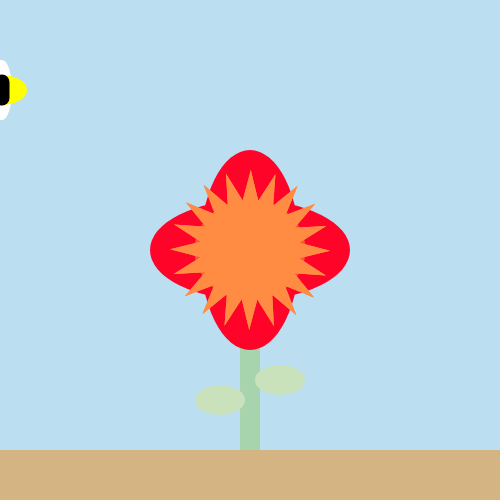
Frame 1 (no input)
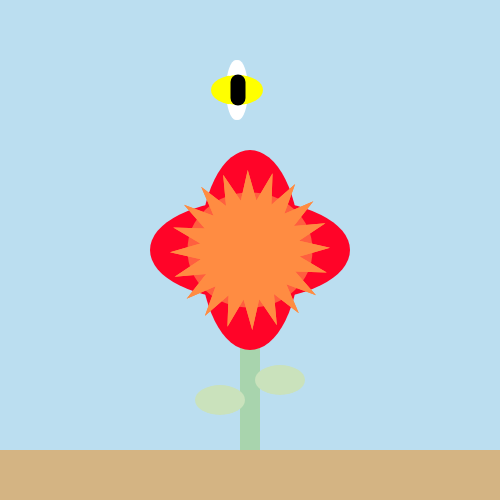
Frame 60 (no input)
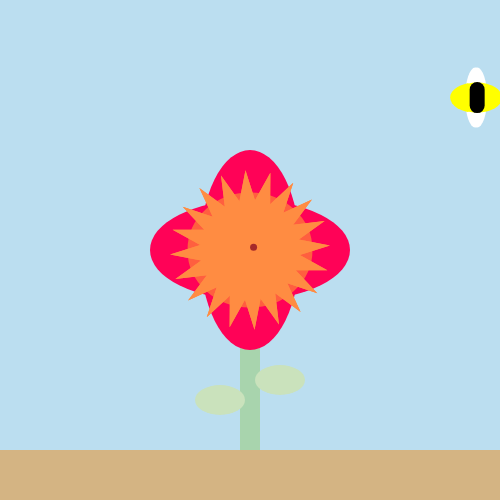
Frame 120 (the mouse pressed at the canvas centre since frame 60)

The p5.js sketch that drew these frames (run headless with seeded random() and noise() and a simulated clock; from frame 60 on, the mouse is pressed at the canvas centre):

// p5.js sketch
// ── sketch.js
var bouncer = 250;
var petalMoves = [];
var buzz = [];
var speed = 2;
var seedPress = [];
var makeRain = [];
var rotation = [];

function setup() {
  createCanvas(500, 500); //Create square canvas to start with
  for (var i = 0; i < 1; i++) {
    petalMoves[i] = new Petal(); //set Petal function to iterate through petalMoves array once
  }
  for (var j = 0; j < 1; j++) {
    buzz[i] = new BumbleBee(); //set BumbleBee function to iterate through buzz array once
  }
  for (var k = 0; k < 2; k++) {
    rotation[k] = new RotateFlower(0, 0, 50, 80, 20);
  }
}

function draw() {
  background('#BBDEF0'); //draws the background

  //moves petals around from -1 through 1
  for (var i = 0; i < petalMoves.length; i++) { //iterates through petal moves array at index of i
    //petalMoves[i].move(); //calls .move function at correct index
    petalMoves[i].display(); //calls .display function at correct index
  }

  for (var q = 0; q < rotation.length; q++) {
    push();
    translate(width*0.5, height*0.5); //sets location of rotating star on canvas based on width / height
    rotate(frameCount / 100.0);
    rotation[q].star(0, 0, 50, 80, 20);
    pop();
  }


  //moves bee around from -1 through 1
  for (var j = 0; j < buzz.length; j++) {
      buzz[i].create();
      buzz[i].beeMoves();
  }

  //moves leaf from middle to bottom and back continuously
  if (bouncer <= 249 || bouncer >= 489) {
    speed *= -1;
  }
  bouncer = bouncer + speed;

  //creates new seed on mouse press
  for (var k = seedPress.length - 1; k >= 0; k--) {
    //stipulates placement of mouse for seeds
    if (mouseX > 200 && mouseX < 300 && mouseY > 200 && mouseY < 300) {
      seedPress[k].update();
      seedPress[k].display();
    }
  }

  //makes moving ellipse on mouse dragged
  for (var g = 0; g < makeRain.length; g++) {
    makeRain[g].move();
    makeRain[g].display();

    if (makeRain.length > 50) {
      makeRain.splice(0, 1);
    }
  }
}

function mousePressed() {
  var s = new Seeds(mouseX, mouseY);

  seedPress.push(s);
}

function mouseDragged() {
  makeRain.push(new Rain(mouseX, mouseY));
}

function Petal() {
  //sets moving variables
  this.a = 300;
  this.b = 200;
  this.c = 250;
  this.d = 100;
  this.e = 110;
  //draws 4 outside petals, stem, and leaf
  this.display = function() {
    //ground
    noStroke();
    fill('#D4B483');
    rect(0, 450, 500, 50);
    //stem
    noStroke();
    fill('#A8d4ad');
    rect(240, 300, 20, 150);
    //leafs
    fill('#CAE2BC');
    ellipse(220, 400, 50, 30); //leaf1
    ellipse(280, 380, 50, 30); //leaf2
    //middle overlapping petals
    fill(255, random(5), random(200));
    frameRate(20);
    ellipse(this.c, this.c, this.b, this.d);
    ellipse(this.c, this.c, this.d, this.b);
    // //sets petal parameters
    // fill('#F3A712');
    // strokeWeight(2);
    // stroke('#FABC3C');
    // //creates petals
    // ellipse(this.b, this.b, this.d, this.d); //left-top circle
    // ellipse(this.a, this.b, this.d, this.d); //right-top circle
    // ellipse(this.b, this.a, this.d, this.d); //left-bottom circle
    // ellipse(this.a, this.a, this.d, this.d); //right-bottom circle
    //sets middle circle parameters
    stroke('#FF5f3F');
    fill('#F55536');
    //creates middle circle
    ellipse(this.c, this.c, this.e, this.d); //middle circle
    //creates bouncing leaf
    //ellipse(bouncer - 50, bouncer, 50, 20); //leaf
  }
  //moves the x and y coordinates (in petals) to move randomly from -1 to 1
  // this.move = function() {
  //   this.a = this.a + random(-1, 1);
  //   this.b = this.b + random(-1, 1);
  // }
}

//creates moving bumble bee
function BumbleBee() {
  //sets moving parameters
  this.beeX = 0;
  this.beeY = 90;
  this.beeSpeed = 2;

  this.create = function() {
    //sets bee parameters
    noStroke();
    fill('white');
    ellipse(this.beeX, this.beeY, 20, 60); //bee wing
    fill('yellow');
    ellipse(this.beeX, this.beeY, 50, 30); //bee body
    stroke('black');
    strokeWeight(15);
    line(this.beeX, this.beeY - 8, this.beeX, this.beeY + 8); //bee stripe
  }

  //makes bee move on mouse hover
  this.beeMoves = function() {
    if (mouseX >= this.beeX && mouseY >= this.beeY) {
      this.beeX += random(-2, 2);
      this.beeY += random(-5, 5);
    } else if (this.beeX > width || this.beeX < 0) {
      this.beeSpeed = -this.beeSpeed;
    }
    this.beeX = this.beeX + this.beeSpeed;
  }
}

function Seeds(x, y) {
  this.x = x;
  this.y = y;
  this.z = 7;

  this.display = function() {
    //sets seed parameters
    noStroke();
    fill('brown');
    //draws seed
    ellipse(this.x, this.y, this.z, this.z); //seed
  }

  this.update = function() {
    this.x = this.x + random(-1, 1);
    this.y = this.y + random(-1, 1);
  }
}

function Rain(x, y) {
  this.x = x;
  this.y = y;
  this.z = 12;

  this.display = function() {
    stroke('blue');
    strokeWeight(1);
    fill('blue');
    ellipse(this.x, this.y, this.z, this.z);
  }

  this.move = function() {
    this.x = this.x + random(-1, 1);
    this.y = this.y + random(-1, 1);
  }
}

function RotateFlower(x, y, radius1, radius2, npoints) {
  this.x = 250;
  this.y = 100;
  this.z = 200;
  this.w = 300;

  this.angle = TWO_PI / npoints;
  this.halfAngle = this.angle/2.0;

  this.display = function() {
    fill('#ff8c42');
    strokeWeight(1);
    //draws 4 main petals to rotate
    ellipse(this.z, this.z, this.y, this.y); //one day want to try and make petals rotate, that's why they're here lol
    ellipse(this.w, this.z, this.y, this.y);
    ellipse(this.z, this.w, this.y, this.y);
    ellipse(this.w, this.w, this.y, this.y);
  }

  this.star = function(x, y, radius1, radius2, npoints) { //rotating star (found math online)
    noStroke();
    fill('#ff8c42');

    beginShape();
    for (var i = 0; i < TWO_PI; i += this.angle) {
      var sx = x + cos(i) * radius2;
      var sy = y + sin(i) * radius2;

      vertex(sx, sy);
      sx = x + cos(i+this.halfAngle) * radius1;
      sy = y + sin(i+this.halfAngle) * radius1;

      vertex(sx, sy);
    }
    endShape(CLOSE);
  }
}
